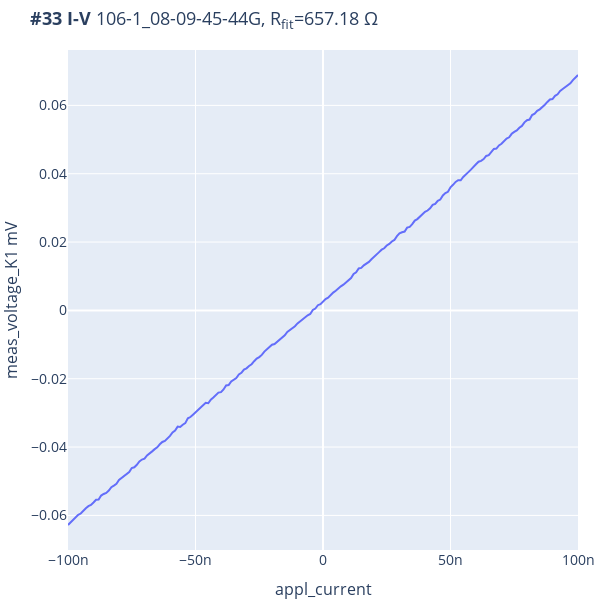

Source (notebook cell):
### Code cell
I_range=0.1e-6          
appl_current(-I_range) #Limit:1e-5 Amp(1MOhms risistor),1e-6 Amp(10MOhms risistor)
sleep(2)
# station.snapshot(update=True);
exp = qc.new_experiment('I-V', sample_name='106-1_08-09-45-44G')
dataid = do1d(appl_current, -I_range ,I_range, 201, 0.3, meas_voltage_K1,meas_voltage_AC_L1,meas_voltage_AC_L1_P)
appl_current(0)


plot_by_id(dataid)
#save_path = r"C:\qcodes\personal_scripts\Albert\104\Plot\104_{}.png".format(dataid)  # Path to save the plot image
#autosave_plot_by_id(dataid, save_path)
print(f"R = {get_R_from_IV(dataid)}")
dataset = qc.load_by_id(dataid)
IV(dataid)
# IV_diff(dataid)

### Figure 1 — Plotly figure (JSON) as saved in the notebook; plotly's stock layout.template omitted (floating-point values rounded to 4 significant figures; data arrays with more than 128 entries replaced by an {"elided": "..."} marker saying what was removed)
{"data": [{"mode": "lines", "name": "Voltage vs. Current", "type": "scatter", "x": {"elided": "201 float values"}, "y": {"elided": "201 float values"}}], "layout": {"height": 600, "margin": {"b": 5, "l": 5, "r": 5, "t": 50}, "title": {"font": {"size": 18}, "text": "<b>#33 I-V</b> 106-1_08-09-45-44G, R<sub>fit</sub>=657.18 Ω"}, "width": 600, "xaxis": {"tickfont": {"size": 14}, "title": {"font": {"size": 16}, "text": "appl_current"}}, "yaxis": {"tickfont": {"size": 14}, "title": {"font": {"size": 16}, "text": "meas_voltage_K1 mV"}}}}
